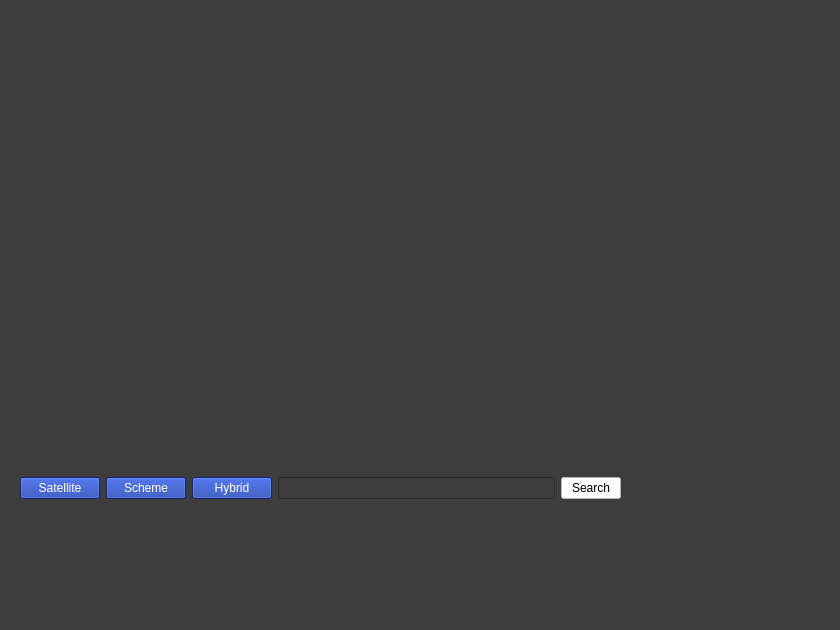
<?xml version="1.0" encoding="UTF-8"?>
<ui version="4.0">
 <class>MainWindow</class>
 <widget class="QMainWindow" name="MainWindow">
  <property name="geometry">
   <rect>
    <x>0</x>
    <y>0</y>
    <width>840</width>
    <height>630</height>
   </rect>
  </property>
  <property name="windowTitle">
   <string>MainWindow</string>
  </property>
  <property name="styleSheet">
   <string notr="true">background-color: rgb(61, 61, 61);</string>
  </property>
  <widget class="QWidget" name="centralwidget">
   <widget class="QLabel" name="g_map">
    <property name="geometry">
     <rect>
      <x>20</x>
      <y>10</y>
      <width>600</width>
      <height>450</height>
     </rect>
    </property>
    <property name="text">
     <string/>
    </property>
   </widget>
   <widget class="QWidget" name="layoutWidget">
    <property name="geometry">
     <rect>
      <x>20</x>
      <y>470</y>
      <width>601</width>
      <height>36</height>
     </rect>
    </property>
    <layout class="QHBoxLayout" name="horizontalLayout">
     <item>
      <widget class="QPushButton" name="pushButton_2">
       <property name="styleSheet">
        <string notr="true">background-color: rgb(23, 55, 170);
color: rgb(255, 255, 255);
font: 10pt &quot;Sans Serif&quot;;</string>
       </property>
       <property name="text">
        <string>Satellite</string>
       </property>
      </widget>
     </item>
     <item>
      <widget class="QPushButton" name="pushButton_3">
       <property name="styleSheet">
        <string notr="true">background-color: rgb(23, 55, 170);
color: rgb(255, 255, 255);
font: 10pt &quot;Sans Serif&quot;;</string>
       </property>
       <property name="text">
        <string>Scheme</string>
       </property>
      </widget>
     </item>
     <item>
      <widget class="QPushButton" name="pushButton">
       <property name="styleSheet">
        <string notr="true">background-color: rgb(23, 55, 170);
color: rgb(255, 255, 255);
font: 10pt &quot;Sans Serif&quot;;</string>
       </property>
       <property name="text">
        <string>Hybrid</string>
       </property>
      </widget>
     </item>
     <item>
      <widget class="QLineEdit" name="lineEdit"/>
     </item>
     <item>
      <widget class="QPushButton" name="pushButton_4">
       <property name="maximumSize">
        <size>
         <width>60</width>
         <height>16777215</height>
        </size>
       </property>
       <property name="styleSheet">
        <string notr="true">background-color: rgb(255, 255, 255);</string>
       </property>
       <property name="text">
        <string>Search</string>
       </property>
      </widget>
     </item>
    </layout>
   </widget>
  </widget>
  <widget class="QMenuBar" name="menubar">
   <property name="geometry">
    <rect>
     <x>0</x>
     <y>0</y>
     <width>840</width>
     <height>27</height>
    </rect>
   </property>
  </widget>
  <widget class="QStatusBar" name="statusbar"/>
 </widget>
 <resources/>
 <connections/>
</ui>
